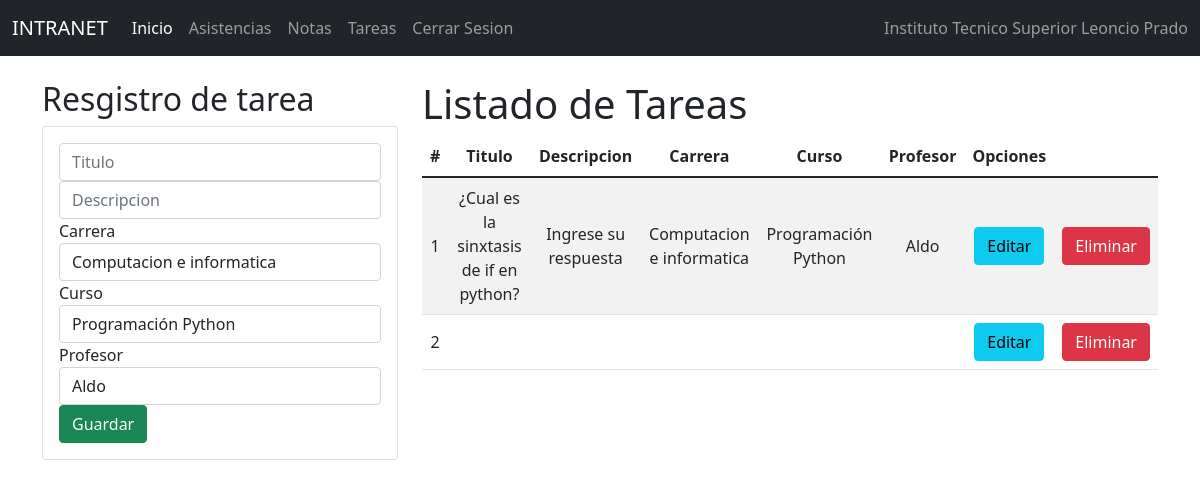
Page /indtar2/ on the committed database.
### Notas/models.py (models this page shows)
class Tarea2(models.Model):
    id=models.IntegerField(primary_key=True)
    tittar = models.CharField(max_length=1000)
    destar = models.CharField(max_length=1000)
    profesor = models.ForeignKey(Profesor, null=True, blank=True, on_delete=models.CASCADE)
    curso =models.ForeignKey(Curso, null=True, blank=True, on_delete=models.CASCADE)
    carrera=models.ForeignKey(Carrera, null=True, blank=True, on_delete=models.CASCADE)

class Carrera(models.Model):
    id=models.IntegerField(primary_key=True)
    nomcarrera=models.CharField(max_length=50)
    descarrera=models.CharField(max_length=50)
    estcarrera=models.IntegerField()

class Curso(models.Model):
    id=models.IntegerField(primary_key=True)
    nomcur=models.CharField(max_length=30)
    creditos=models.IntegerField()
    estcur=models.IntegerField()

class Profesor(models.Model):
    id=models.IntegerField(primary_key=True)
    nompro=models.CharField(max_length=50)
    apepro=models.CharField(max_length=50)
    dnipro=models.CharField(max_length=50)
    direccionpro=models.CharField(max_length=50)
    distritopro=models.ForeignKey(Distrito, null=True,blank=True,on_delete=models.CASCADE)
    emailpro=models.EmailField()
    estpro=models.IntegerField()
    usuario=models.OneToOneField(to='Usuario', to_field='id', null=True, blank=True, on_delete=models.CASCADE)

### Notas/views.py (the view)
# urls.py: path('indtar2/', indtar2),
def indtar2 (request):
    tarea = Tarea2.objects.all()
    carrera = Carrera.objects.all()
    curso = Curso.objects.all()
    profesor = Profesor.objects.all()
    return render(request, 'PROCESOS/Tarea2/gestiontarea2.html', {"tarea": tarea, "carrera":carrera,
    "curso":curso, "profesor":profesor})

### Notas/Templates/PROCESOS/Tarea2/gestiontarea2.html (shortened to what this page needs)
{% extends "../../basepro.html" %}
{% block body %}
<div class="row">
    <div class="col-sm-12 col-md-6 col-lg-4 col-xl-4 ">
        <h2>Resgistro de tarea</h2>
        <div class="card">
            <div class="card-body">
                <form action="/registartarea2/" method="POST" enctype="multipart/form-data">  {% csrf_token %}
                    <div class="form-group">
                        <input type="text" id="txttittar" name="txttittar" class="form-control" placeholder="Titulo" minlength="1" maxlength="20" required>
                    </div>
                    <div class="form-group">
                        <input type="text" id="txtdestar" name="txtdestar" class="form-control" placeholder="Descripcion"  minlength="1" maxlength="30" required>
                    </div>
                  <div class="form-group">
                    <label>Carrera</label>
                    <select class="form-control" name="txtcar" id="txtcar">
                        {% for t in carrera %}
                        <option value="{{t.id}}" id="cod">{{t.nomcarrera}}</option>
                        {%endfor%}
                    </select>
                    <div class="form-group">
                        <label>Curso</label>
                        <select class="form-control" name="txtcur" id="txtcur">
                            {% for t in curso %}
                            <option value="{{t.id}}" id="cod">{{t.nomcur}}</option>
                            {%endfor%}
                        </select>
                  </div>
                  <div class="form-group">
                    <label>Profesor</label>
                    <select class="form-control" name="txtpro" id="txtpro">
                        {% for t in profesor %}
                        <option value="{{t.id}}" id="cod">{{t.nompro}}</option>
                        {%endfor%}
                    </select>
              </div>
              </div>
                    <div class="form-group">
                        <button type="submit" class="btn btn-success btn-block text-white">Guardar</button>
                    </div>
                </form>
            </div>
        </div>
    </div>
    <div class="col-sm-12 col-md-6 col-lg-8 col-xl-8 ">
        <div class="table-responsive">
            <h1>Listado de Tareas</h1>
            <table class="table table-striped">
                <thead>
                    <tr>
                        <th>#</th>
                        <th>Titulo</th>
                        <th>Descripcion</th>
                        <th>Carrera</th>
                        <th>Curso</th>
                        <th>Profesor</th>
                        <th class="2">Opciones</th>
                    </tr>
                </thead>
                <tbody>
                    {% for c in tarea %}
                    <tr>
                        <td>{{forloop.counter}}</td>
                        <td>{{c.tittar}}</td>
                        <td>{{c.destar}}</td>
                        <td>{{c.carrera.nomcarrera}}</td>
                        <td>{{c.curso.nomcur}}</td>
                        <td>{{c.profesor.nompro}}</td>
                        <td><a href="/ediciontarea2/{{c.id}}"  class="btn btn-info">Editar</a></td>
                        <td><a href="/eliminartarea2/{{c.id}}" class="btn btn-danger btnEliminacion">Eliminar</a></td>
                    </tr>
                    {% endfor %}
                </tbody>
            </table>
        </div>
    </div>
</div>
{% endblock %}

### Notas/static/css/gestiontipusu.css (style rules this page uses)
th, td { text-align: center; vertical-align: middle; }

### rows in the picture
Tarea2: tittar "¿Cual es la sinxtasis de if en python?", destar "Ingrese su respuesta", carrera.nomcarrera "Computacion e informatica", curso.nomcur "Programación Python", profesor.nompro "Aldo"

### other values in the picture
form field txtcar "Computacion e informatica"
form field txtcur "Programación Python"
form field txtpro "Aldo"
